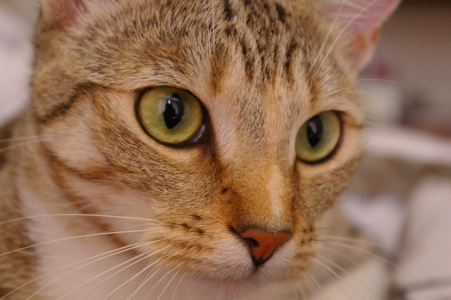
#> input picture data/benchmarks/cat.png, 451 x 300 px
$ jupyter execute --allow-errors Lab-1.ipynb
#> lines starting #> are read from the running program, lines starting #| are printed output that depends on the picture
[cell 1]
import cv2
from skimage import exposure
import matplotlib.pyplot as plt

image = cv2.imread("../data/benchmarks/cat.png", cv2.IMREAD_GRAYSCALE)
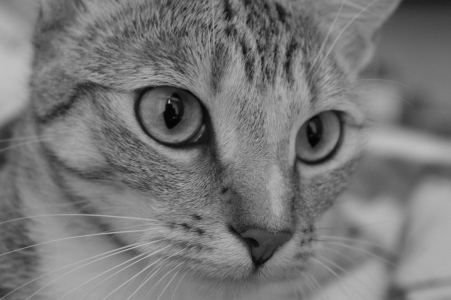
#> image: shape (300, 451); min 3, max 194, mean 118.9

equalized_image = cv2.equalizeHist(image)
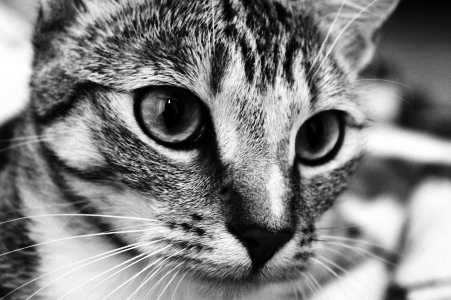
#> equalized_image: shape (300, 451); min 0, max 255, mean 128.7

plt.figure(figsize=(10,5))

plt.subplot(2, 2, 1)
plt.imshow(image, cmap='gray')
plt.title('Original Image')
plt.axis('off')

plt.subplot(2, 2, 2)
plt.hist(image.ravel(), 256, range=(0,256))
plt.title('Histogram (Original)')

plt.subplot(2, 2, 3)
plt.imshow(equalized_image, cmap='gray')
plt.title('Equalized Image')
plt.axis('off')
plt.subplot(2, 2, 4)
plt.hist(equalized_image.ravel(), 256, range=(0,256))
plt.title('Histogram (Equalized)')

plt.show();
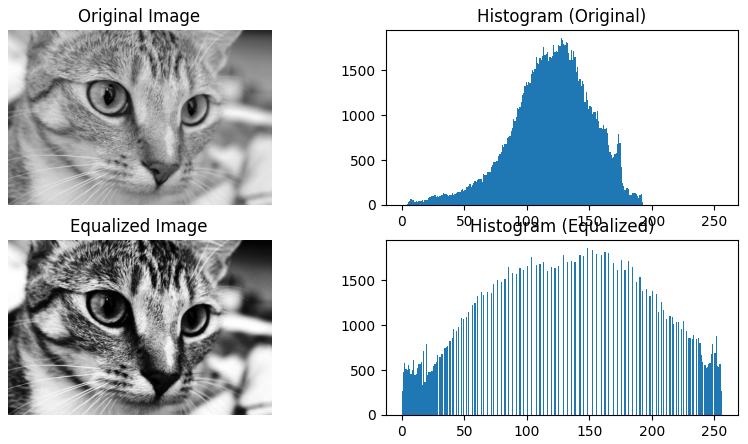
#> figure drawn by matplotlib, 4 panels; panel 2: tallest bar 1852 high, from x = 127 to 128; panel 4: tallest bar 1852 high, from x = 148 to 149

[cell 2]
color_image = cv2.imread("../data/benchmarks/cat.png")
#> color_image is the input picture: shape (300, 451, 3); mean B, G, R 86.8, 111.4, 147.7

(b, g, r) = cv2.split(color_image)
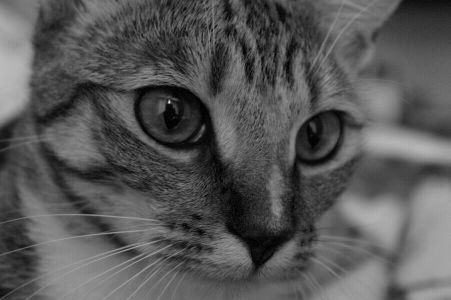
#> b: shape (300, 451); min 0, max 231, mean 86.8
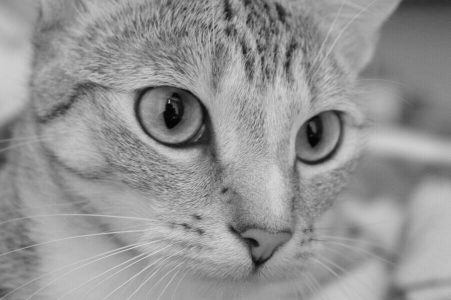
#> r: shape (300, 451); min 2, max 215, mean 147.7

equalized_b = cv2.equalizeHist(b)
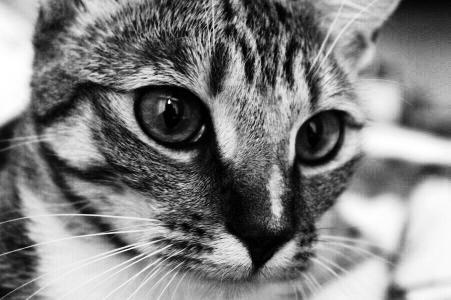
#> equalized_b: shape (300, 451); min 0, max 255, mean 128.4
equalized_g = cv2.equalizeHist(g)
equalized_r = cv2.equalizeHist(r)
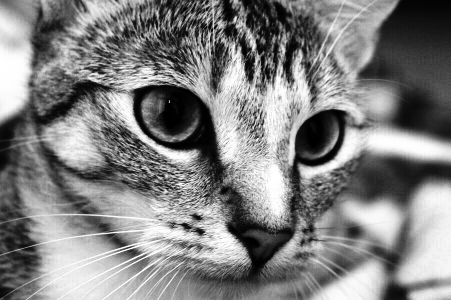
#> equalized_r: shape (300, 451); min 0, max 255, mean 128.8

equalized_color_image = cv2.merge([equalized_b, equalized_g, equalized_r])
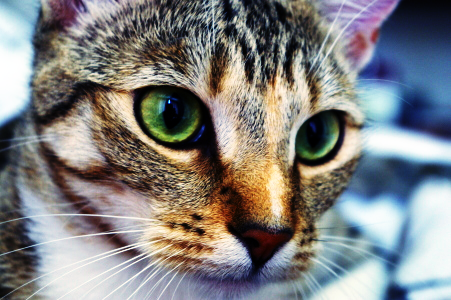
#> equalized_color_image: shape (300, 451, 3); mean B, G, R 128.4, 128.6, 128.8

plt.figure(figsize=(10,5))
plt.subplot(1, 2, 1)
plt.imshow(cv2.cvtColor(color_image,cv2.COLOR_BGR2RGB))
plt.title('Original Color Image')
plt.axis('off')
plt.subplot(1, 2, 2)
plt.imshow(cv2.cvtColor(equalized_color_image,cv2.COLOR_BGR2RGB))
plt.title('Equalized Color Image (Channels Separately)')
plt.axis('off')
plt.show()
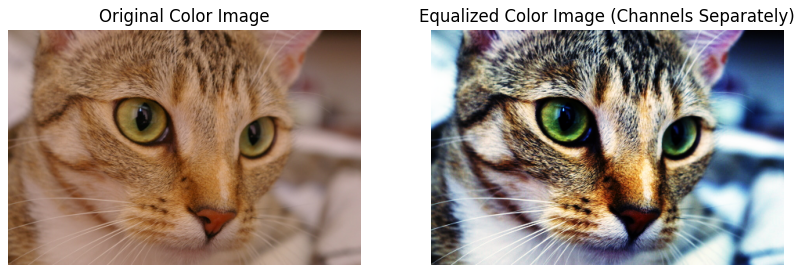
#> figure drawn by matplotlib, 2 panels

$ run again, with data/benchmarks/astronaut.png copied over data/benchmarks/cat.png
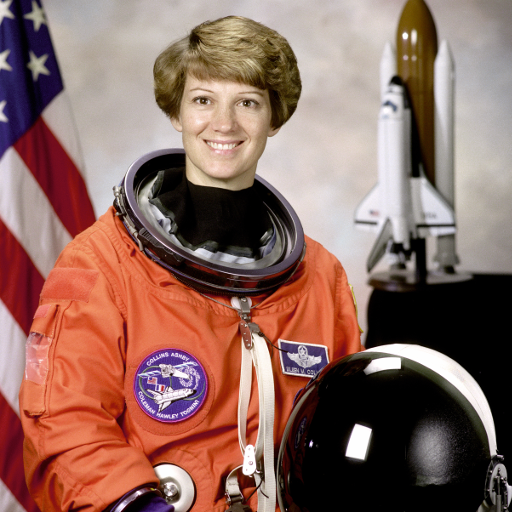
#> input picture data/benchmarks/astronaut.png, 512 x 512 px
#> color_image is the input picture: shape (512, 512, 3); mean B, G, R 96.5, 105.8, 141.6
#> `equalized_color_image = cv2.merge([equalized_b, equalized_g, equalized..`:
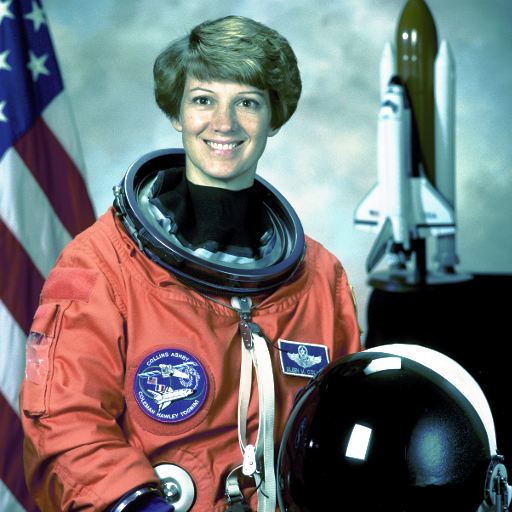
#> equalized_color_image: shape (512, 512, 3); mean B, G, R 114, 113.8, 114.4
#> `plt.show()`:
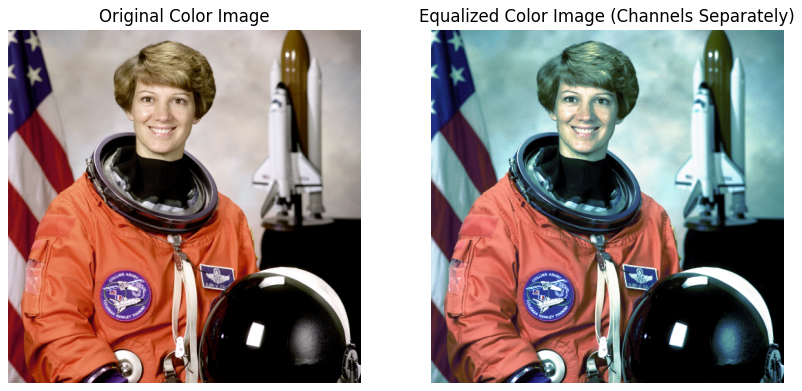
#> figure drawn by matplotlib, 2 panels

$ run again, with data/benchmarks/grass.png copied over data/benchmarks/cat.png
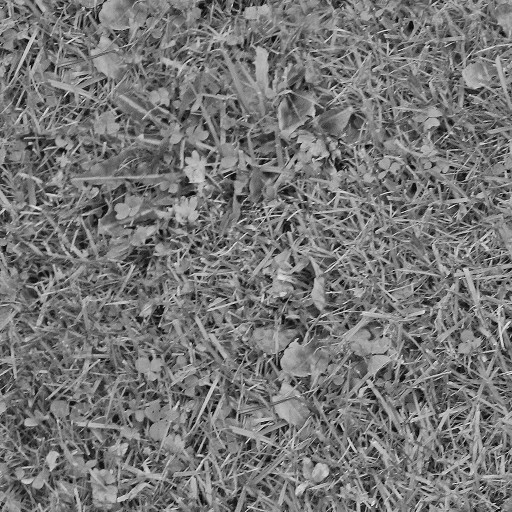
#> input picture data/benchmarks/grass.png, 512 x 512 px
#> image is the input picture: shape (512, 512); min 0, max 244, mean 118.2
#> `equalized_image = cv2.equalizeHist(image)`:
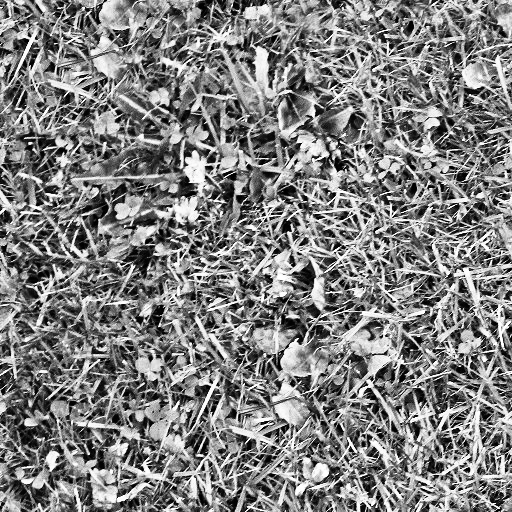
#> equalized_image: shape (512, 512); min 0, max 255, mean 128.5
#> `plt.show()`:
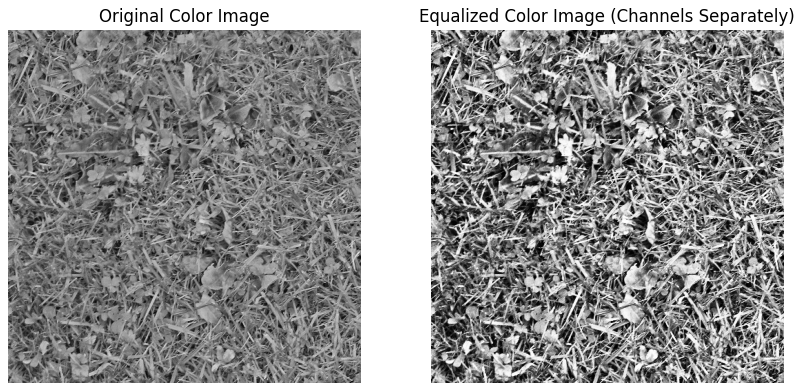
#> figure drawn by matplotlib, 2 panels
